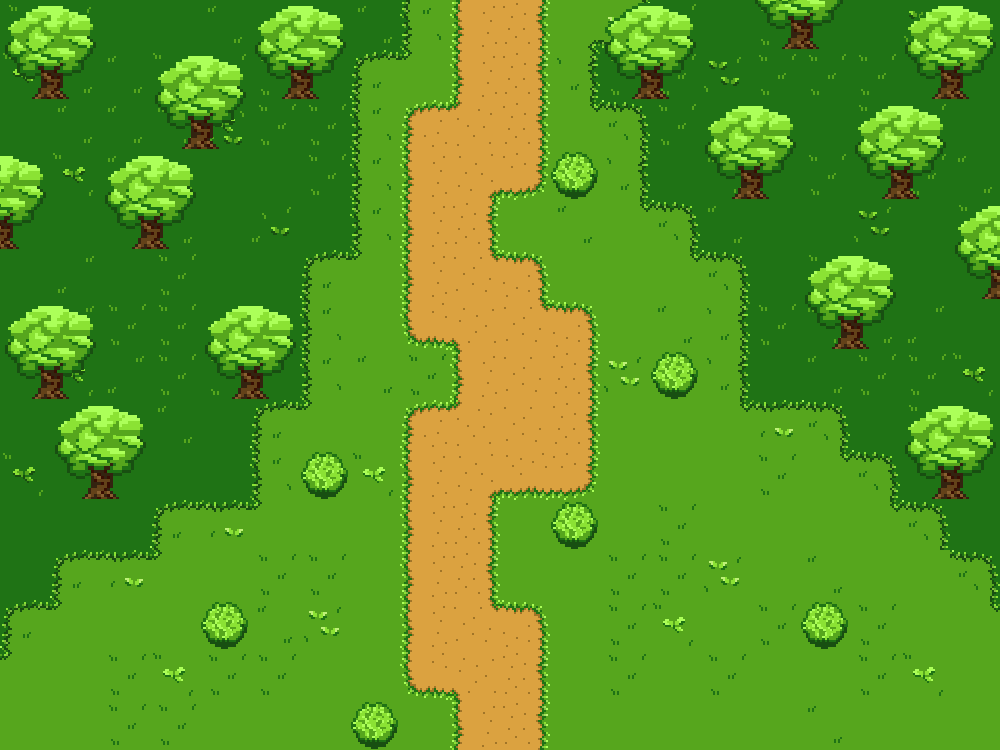

Tiled map render using the project's own tile images. Description and the map definition, with tile-layer contents summarised, below:
An orthogonal 20x15 tile map with 50x50 px tiles, 3 tile layers (Background, Path, Obstacles) and 3 objects (2x changer, patxi).

<map version="1.9" tiledversion="1.9.2" orientation="orthogonal" renderorder="right-down" width="20" height="15" tilewidth="50" tileheight="50" infinite="0" nextlayerid="12" nextobjectid="11">
 <editorsettings>
  <export target="World1_1.json" format="json" />
 </editorsettings>
 <tileset firstgid="1" source="pixil_tileset_1.tsx" />
 <group id="3" name="Back">
  <layer id="1" name="Background" width="20" height="15">
   <data>[300 cells, 270 non-empty, 22 distinct tile ids]</data>
  </layer>
  <layer id="2" name="Path" width="20" height="15">
   <data>[300 cells, 42 non-empty, 12 distinct tile ids]</data>
  </layer>
 </group>
 <layer id="4" name="Obstacles" width="20" height="15">
  <data>[300 cells, 65 non-empty, 5 distinct tile ids]</data>
 </layer>
 <objectgroup id="11" name="Enemy">
  <object id="7" name="patxi" x="500" y="375" width="40" height="58">
   <properties>
    <property name="attack" value="61" />
    <property name="def" value="54" />
    <property name="drop" value="none" />
    <property name="hp" value="40" />
    <property name="sprite" value="patxi" />
    <property name="type" value="plant" />
   </properties>
  </object>
 </objectgroup>
 <group id="9" name="Doors">
  <objectgroup id="10" name="South">
   <object id="5" name="changer" x="450" y="749" width="100" height="1">
    <properties>
     <property name="nextScene" value="World0_1" />
    </properties>
   </object>
  </objectgroup>
  <objectgroup id="5" name="North">
   <object id="4" name="changer" x="450" y="0" width="100" height="1">
    <properties>
     <property name="nextScene" value="World1_2" />
    </properties>
   </object>
  </objectgroup>
 </group>
</map>
